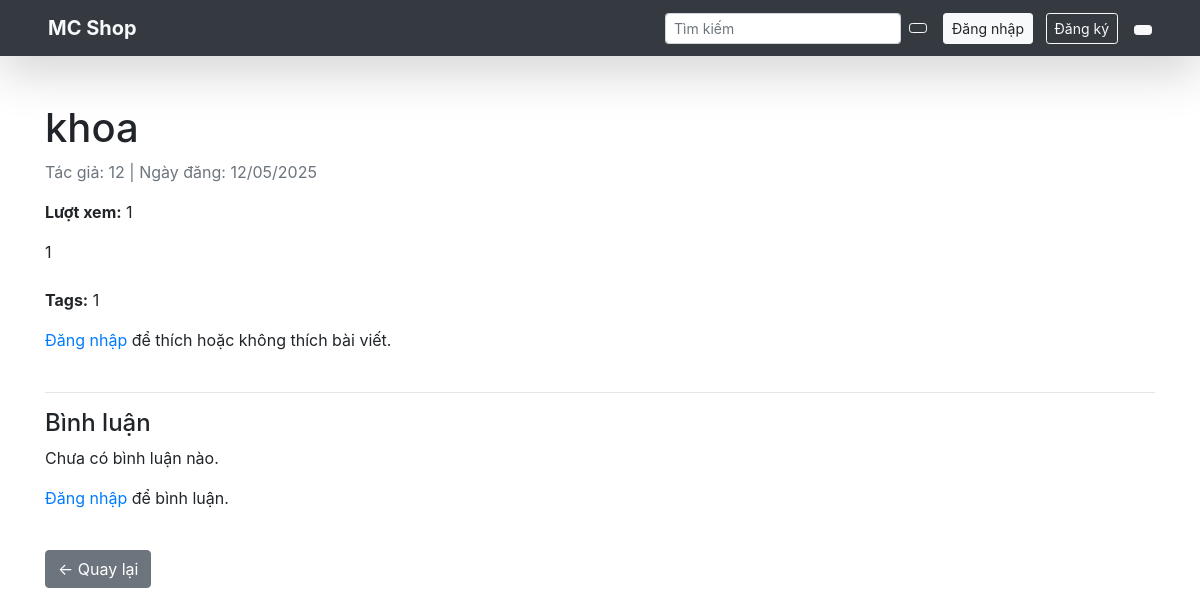
The page /product/5/ on the database as committed earlier.
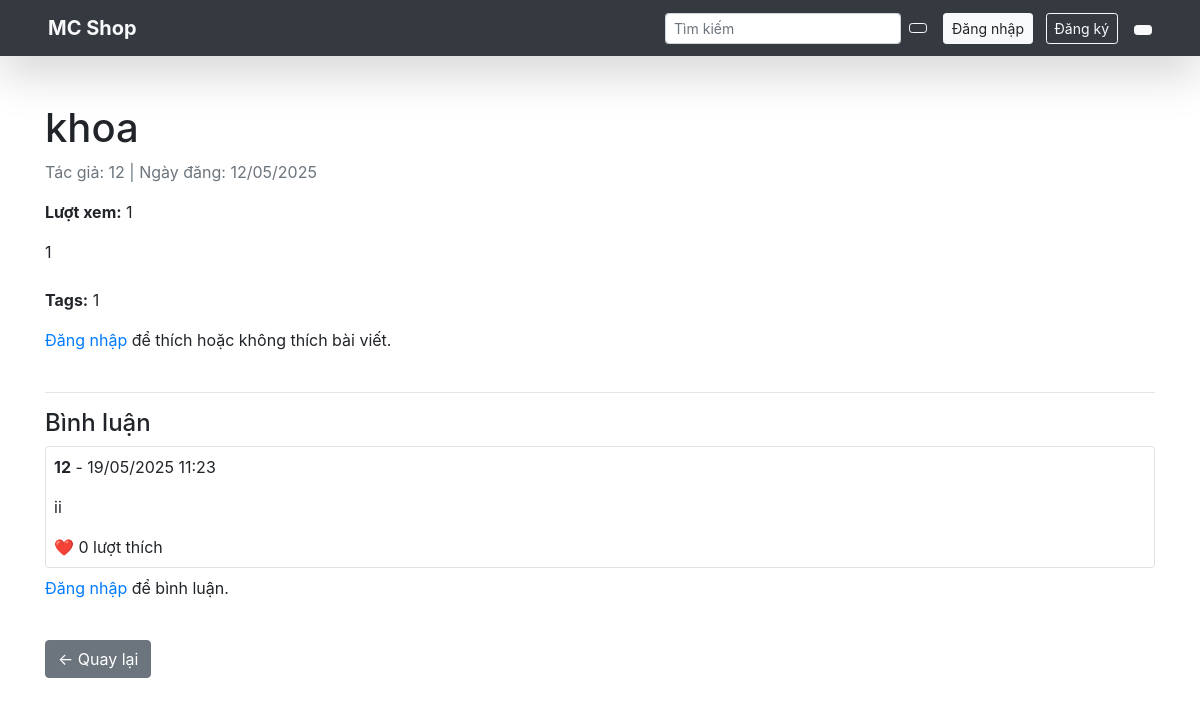
The same page on the database as committed later.
### home/models.py (models this page shows, shortened)
class Post(models.Model):
    title = models.CharField(max_length=200)
    author = models.ForeignKey(User, on_delete=models.CASCADE)
    content = models.TextField()
    tags = models.CharField(max_length=100, blank=True)
    img = models.ImageField(upload_to='post_images/', blank=True, null=True)
    created_at = models.DateTimeField(auto_now_add=True)
    updated_at = models.DateTimeField(auto_now=True)
    price = models.DecimalField(max_digits=10, decimal_places=2, default=0.00)
    stock = models.PositiveIntegerField(default=0)
    is_available = models.BooleanField(default=True)
    likes = models.PositiveIntegerField(default=0)
    views = models.PositiveIntegerField(default=0)
    dislikes = models.ManyToManyField(User, related_name='disliked_posts', blank=True)
    title = models.CharField(max_length=200)
    author = models.ForeignKey(User, on_delete=models.CASCADE)
    content = models.TextField()
    tags = models.CharField(max_length=100, blank=True)
    img = models.ImageField(upload_to='post_images/', blank=True, null=True)
    created_at = models.DateTimeField(auto_now_add=True)
    updated_at = models.DateTimeField(auto_now=True)
    price = models.DecimalField(max_digits=10, decimal_places=2, default=0.00)
    stock = models.PositiveIntegerField(default=0)  # Số lượng hàng tồn
    is_available = models.BooleanField(default=True)
    likes = models.PositiveIntegerField(default=0)
    views = models.PositiveIntegerField(default=0)

class Comment(models.Model):
    post = models.ForeignKey(Post, on_delete=models.CASCADE, related_name='comments')
    user = models.ForeignKey(User, on_delete=models.CASCADE)
    content = models.TextField()
    created_at = models.DateTimeField(auto_now_add=True)
    likes = models.ManyToManyField(User, related_name='liked_comments', blank=True)
    def total_likes(self):
        return self.likes.count()

### home/views.py (the view)
# urls.py: path('product/<int:post_id>/', views.product_detail, name='product_detail'),
def product_detail(request, post_id):
    post = get_object_or_404(Post, id=post_id)
    post.views += 1
    post.save(update_fields=['views'])
    comments = post.comments.all()
    if request.method == 'POST':
        form = CommentForm(request.POST)
        if form.is_valid():
            comment = form.save(commit=False)
            comment.post = post
            comment.user = request.user
            comment.save()
            return redirect('product_detail', post_id=post.id)
    else:
        form = CommentForm()
    return render(request, 'product_detail.html', {'post': post, 'comments': comments, 'form': form})

### home/forms.py
class CommentForm(forms.ModelForm):
    class Meta:
        model = Comment
        fields = ['content']
        widgets = {
            'content': forms.Textarea(attrs={'class': 'form-control', 'rows': 3, 'placeholder': 'Viết bình luận...'}),
        }

### home/templates/product_detail.html (shortened to what this page needs)
<!DOCTYPE html>
<html lang="en">
<head>
    <link href="https://stackpath.bootstrapcdn.com/bootstrap/4.5.2/css/bootstrap.min.css" rel="stylesheet">
</head>
<body>
    {% include 'navbar.html' %}
    <div class="container mt-5">
        <h1>{{ post.title }}</h1>
        <p class="text-muted">Tác giả: {{ post.author }} | Ngày đăng: {{ post.created_at|date:"d/m/Y" }}</p>
        <p><strong>Lượt xem:</strong> {{ post.views }}</p>
        <div class="content mb-4">
            {{ post.content|safe }}
        </div>
        <p><strong>Tags:</strong> {{ post.tags }}</p>
        <div class="d-flex align-items-center mb-4">
            {% if user.is_authenticated %}
                <form action="{% url 'like_post' post.id %}" method="post" class="mr-2">
                    {% csrf_token %}
                    <button class="btn btn-outline-primary">👍 Like ({{ post.total_likes }})</button>
                </form>
                <form action="{% url 'dislike_post' post.id %}" method="post">
                    {% csrf_token %}
                    <button class="btn btn-outline-secondary">👎 Dislike ({{ post.total_dislikes }})</button>
                </form>
            {% else %}
                <p><a href="{% url 'login' %}">Đăng nhập</a> để thích hoặc không thích bài viết.</p>
            {% endif %}
        </div>
        <hr>
        <h4>Bình luận</h4>
        {% for comment in comments %}
            <div class="border rounded p-2 mb-2">
                <p><strong>{{ comment.user.username }}</strong> - {{ comment.created_at|date:"d/m/Y H:i" }}</p>
                <p>{{ comment.content }}</p>
                <div>
                    ❤️ {{ comment.total_likes }} lượt thích
                </div>
            </div>
        {% empty %}
            <p>Chưa có bình luận nào.</p>
        {% endfor %}
        {% if user.is_authenticated %}
            <hr>
            <h5>Viết bình luận</h5>
            <form method="POST">
                {% csrf_token %}
                {{ form.as_p }}
                <button type="submit" class="btn btn-primary">Gửi bình luận</button>
            </form>
        {% else %}
            <p><a href="{% url 'login' %}">Đăng nhập</a> để bình luận.</p>
        {% endif %}
        <a href="/" class="btn btn-secondary mt-4">← Quay lại</a>
    </div>
</body>
</html>

### home/templates/navbar.html (shortened to what this page needs)
<nav class="navbar navbar-expand-lg navbar-dark bg-dark shadow-lg px-5">
    <a class="navbar-brand font-weight-bold text-light" href="#">
         MC Shop
    </a>
    <div class="collapse navbar-collapse" id="navbarNav">
        <ul class="navbar-nav ml-auto align-items-center">
            <li class="nav-item mr-3">
                <form class="form-inline">
                    <input class="form-control form-control-sm mr-2" type="search" placeholder="Tìm kiếm" aria-label="Search">
                    <button class="btn btn-outline-light btn-sm" type="submit">
                    </button>
                </form>
            </li>
            {% if user.is_authenticated %}
            <li class="nav-item d-flex align-items-center">
                <span class="text-light mr-2">
                    <i class="fas fa-user"></i> {{ user.username }}
                </span>
                <a href="{% url 'logout' %}" class="btn btn-outline-light btn-sm">
                    <i class="fas fa-sign-out-alt"></i> Đăng xuất
                </a>
            </li>
            {% else %}
            <li class="nav-item">
                <a href="{% url 'login' %}" class="btn btn-light btn-sm mr-2">Đăng nhập</a>
                <a href="{% url 'register' %}" class="btn btn-outline-light btn-sm">Đăng ký</a>
            </li>
            {% endif %}
            <li class="nav-item ml-3">
                <button class="btn btn-sm btn-light" id="theme-toggle">
                </button>
            </li>
        </ul>
    </div>
</nav>

Rows that differ between the two databases and show on the page:
added Comment: user.username "12", created_at "19/05/2025 11:23", content "ii", total_likes "0"
Other text that changed with them:
text no longer shown: "Chưa có bình luận nào."
